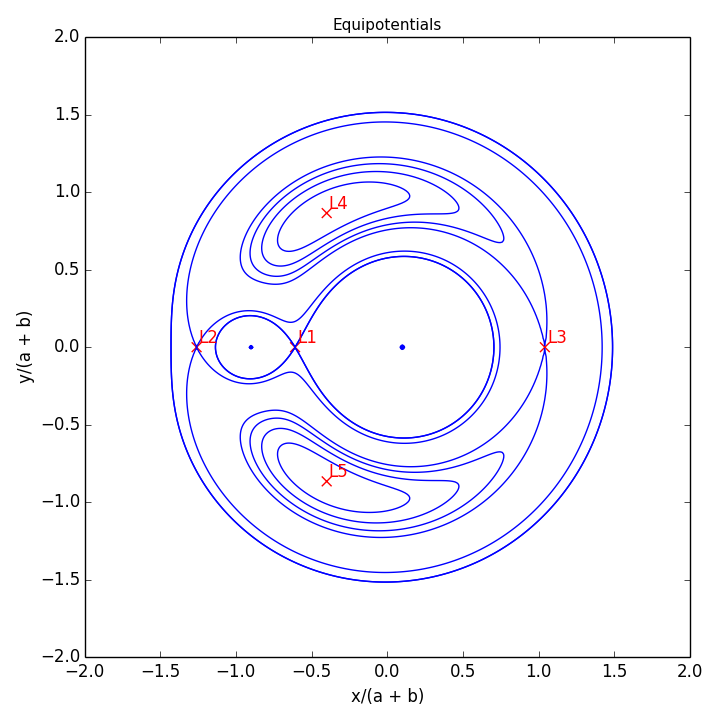

The script that saved this image:
# draw lines of equipotentials for a rotating binary system.
#
# The techniques here come from "Astrophysics with a PC: An
# Introduction to Computational Astrophysics" by Paul Hellings

import math
import numpy
import matplotlib.pyplot as plt

def equipotentials():

    npts = 400

    xmin = -2.0
    xmax = 2.0
    ymin = -2.0
    ymax = 2.0

    EPS = 1.e-12
    NITER = 100

    dx = (xmax - xmin)/npts
    dy = (ymax - ymin)/npts

    mu = 0.1   #0.3333
    #mu = 0.333

    x = numpy.arange(npts, dtype=numpy.float64)*dx + xmin
    y = numpy.arange(npts, dtype=numpy.float64)*dy + ymin

    X, Y = numpy.meshgrid(x, y)

    V = (1.0 - mu)/numpy.sqrt( (X - mu)**2 + Y**2 ) + \
        mu/numpy.sqrt( (X + 1.0 - mu)**2 + Y**2 ) + \
        0.5*(X**2 + Y**2)


    # find L1
    x0 = 0.0

    for n in range(NITER):
    
        dVX = dVXdx(-1.0, 1.0, mu, x0)
        d2VX = d2VXdx2(-1.0, 1.0, mu, x0)

        x1 = x0 - dVX/d2VX
        err = abs(x1 - x0)/abs(x0 + EPS)

        if err < EPS:
            break

        x0 = x1


    print n

    x_L1 = x1
    y_L1 = 0.0
    V_L1 = Vf(mu, x_L1, y_L1)


    # find L2
    x0 = -1.0

    for n in range(NITER):
    
        dVX = dVXdx(-1.0, -1.0, mu, x0)
        d2VX = d2VXdx2(-1.0, -1.0, mu, x0)

        x1 = x0 - dVX/d2VX
        err = abs(x1 - x0)/abs(x0 + EPS)

        if err < EPS:
            break

        x0 = x1


    x_L2 = x1
    y_L2 = 0.0
    V_L2 = Vf(mu, x_L2, y_L2)


    # find L3
    x0 = 1.0

    for n in range(NITER):

        dVX = dVXdx(1.0, 1.0, mu, x0)
        d2VX = d2VXdx2(1.0, 1.0, mu, x0)

        x1 = x0 - dVX/d2VX
        err = abs(x1 - x0)/abs(x0 + EPS)

        if err < EPS:
            break

        x0 = x1

    print n

    x_L3 = x1
    y_L3 = 0.0
    V_L3 = Vf(mu, x_L3, y_L3)

    # L4 and L5
    x_L4 = mu - 0.5
    y_L4 = math.sin(math.pi/3.0)

    x_L5 = mu - 0.5
    y_L5 = -math.sin(math.pi/3.0)

    print V_L1, V_L2, V_L3
    
    # draw contours -- above critical points
    Vmin = max([V_L1, V_L2, V_L3])
    Vmax = numpy.max(V)
    nC = 10
    
    dlogC = (math.log10(Vmax) - math.log10(Vmin))/nC
    C = 10.0**(numpy.arange(nC, dtype=numpy.float64)*dlogC + math.log10(Vmin))

    # draw contours -- below critical points
    Vmin = numpy.min(V)
    Vmax = min([V_L1, V_L2, V_L3])
    nC = 7
    
    dlogC = (math.log10(Vmax) - math.log10(Vmin))/nC
    C2 = 10.0**(numpy.arange(nC, dtype=numpy.float64)*dlogC + math.log10(Vmin))

    plt.contour(x, y, V, C, colors="b")
    plt.contour(x, y, V, C2, colors="b")
    plt.contour(x, y, V, [V_L1], colors="b")
    plt.contour(x, y, V, [V_L2], colors="b")
    plt.contour(x, y, V, [V_L3], colors="b")
 
    # mark the Lagrange points and write the names
    xeps = 0.025

    plt.scatter([x_L1], [y_L1], marker="x", color="r", s=50)
    plt.text(x_L1+xeps, y_L1+xeps, "L1", color="r")

    plt.scatter([x_L2], [y_L2], marker="x", color="r", s=50)
    plt.text(x_L2+xeps, y_L2+xeps, "L2", color="r")

    plt.scatter([x_L3], [y_L3], marker="x", color="r", s=50)
    plt.text(x_L3+xeps, y_L3+xeps, "L3", color="r")

    plt.scatter([x_L4], [y_L4], marker="x", color="r", s=50)
    plt.text(x_L4+xeps, y_L4+xeps, "L4", color="r")

    plt.scatter([x_L5], [y_L5], marker="x", color="r", s=50)
    plt.text(x_L5+xeps, y_L5+xeps, "L5", color="r")
       
    plt.axis([xmin,xmax,ymin,ymax])

    plt.title(r"Equipotentials, q = {}".format(mu) ,fontsize=12)
    plt.xlabel("x/(a + b)")
    plt.ylabel("y/(a + b)")

    f = plt.gcf()
    f.set_size_inches(7.2,7.2)

    plt.tight_layout()

    plt.savefig("equipotentials.png")


def Vf(mu, x, y):

    V = (1.0 - mu)/numpy.sqrt( (x - mu)**2 + y**2 ) + \
        mu/numpy.sqrt( (x + 1.0 - mu)**2 + y**2 ) + \
        0.5*(x**2 + y**2)    
    return V


def dVXdx(h1, h2, mu, x):

    dVX = -h1*(1.0 - mu)/(x - mu)**2 - h2*mu/(x + 1.0 - mu)**2 + x
    
    return dVX


def d2VXdx2(h1, h2, mu, x):

    d2VX = 2.0*h1*(1.0 - mu)/(x - mu)**3 + 2.0*h2*mu/(x + 1.0 - mu)**3 + 1.0
    
    return d2VX



if __name__== "__main__":
    equipotentials()


